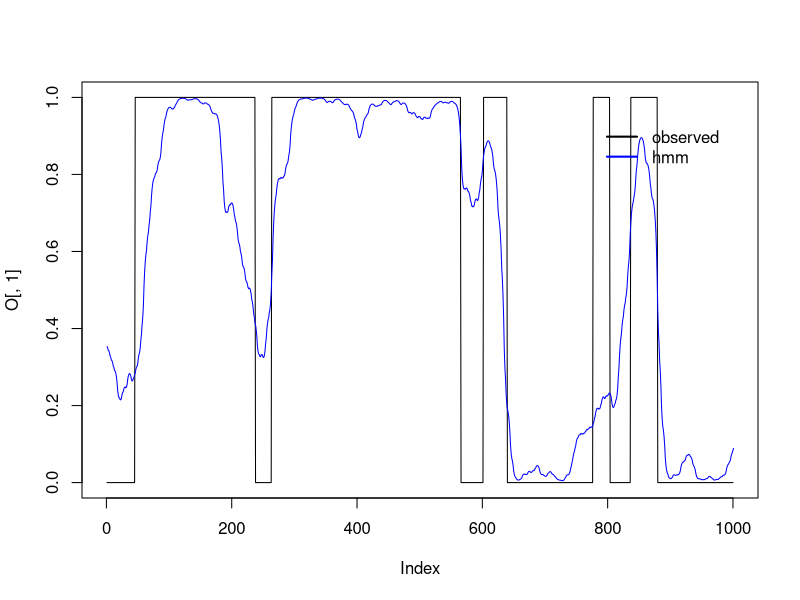

The R script that drew this image:
T = 1000
O = matrix(0,ncol = T,nrow = 2)
fcoin = c(0.5,0.5)
bcoin = c(0.3,0.7)

S = matrix(c(0.99,0.01,0.01,0.99), ncol=2)
E = matrix(c(0.5,0.3,0.5,0.7), ncol = 2)

#GENERATE DATA

O[1,1] = sample(c(0,1),size=1,prob=c(0.5,0.5))

transition = function(x){
	
	change = sample(c(0,1),prob =c(0.99,0.01),size=1)
	if(change == 0){
		y = x
		}else{
			y = abs(1-x)
			}
	return(y)
	}

for(i in 2:T){
	O[1,i] = transition(O[1,i-1])

	}

emit = function(x){
	if(x == 0){
	y = sample(c(0,1),size=1,prob=fcoin )
	}else{
		y = sample(c(0,1),size=1,prob=bcoin)
		}
	
	}
	
	
O[2,] = sapply(O[1,],emit)
#aesthetic change
O=t(O)


#FWD ALGORITHM

fwd=function(observed,fcoin,bcoin,change){

	#Making emissions vectors
	log.emissions.fair = log(matrix(.5,nrow=1,ncol=length(observed)))
	log.emissions.biased =  matrix(nrow=1,ncol=length(observed))
	log.emissions.biased[which(observed==0)] = log(bcoin[1])
	log.emissions.biased[which(observed==1)] = log(bcoin[2])
	
	#Initialization
	alpha = data.frame(matrix(nrow=(length(observed)+1),ncol=2))
	colnames(alpha,do.NULL=FALSE);colnames(alpha)=c("fair","biased")
	alpha[1,] = log(0.5)

	#Recursion
	for(flip in 1:length(observed)){
		alpha$fair[(flip+1)]=log.emissions.fair[flip]+log(sum(exp(alpha[flip,])*S[1,]))
		alpha$biased[(flip+1)]=log.emissions.biased[flip]+log(sum(exp(alpha[flip,])*S[2,]))
	}
	return(alpha)
}

#Backward algorithm

bwd=function(observed,fcoin,bcoin,change){

	#Making emissions vectors
	log.emissions.fair = log(matrix(.5,nrow=1,ncol=length(observed)))
	log.emissions.biased =  matrix(nrow=1,ncol=length(observed))
	log.emissions.biased[which(observed==0)] = log(bcoin[1])
	log.emissions.biased[which(observed==1)] = log(bcoin[2])
	
	#Initialization
	beta = data.frame(matrix(nrow=(length(observed)+1),ncol=2))
	colnames(beta,do.NULL=FALSE);colnames(beta)=c("fair","biased")
	beta[nrow(beta),] = log(1)

	#Recursion
	for(flip in length(observed):1){
		log.em=c(log.emissions.fair[flip],log.emissions.biased[flip])
		beta$fair[(flip)]=log(sum(exp(log.em+log(S[1,])+unlist(beta[flip+1,]))))
		beta$biased[(flip)]=log(sum(exp(log.em+log(S[2,])+unlist(beta[flip+1,]))))
	}
	return(beta)
}


f=fwd(O[,2],fcoin,bcoin,S)
b=bwd(O[,2],fcoin,bcoin,S)
#decoding
prob=exp(((f+b)-log(sum(exp(f[nrow(f),])))))

plot(O[,1],type="l")
lines(prob[,2],col="blue")
legend(775,.95,c("observed","hmm"),col=c("black","blue"),lwd=2,bty="n")

save(list=ls(), file="hmm.rda")


